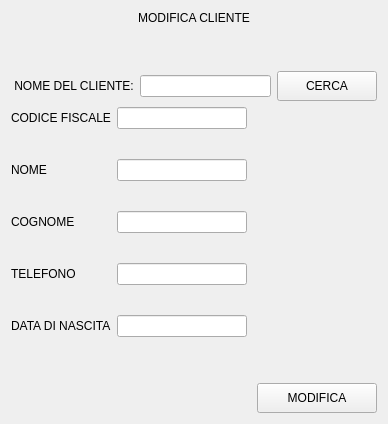
               <widget class="QWidget" name="page_modifica_cliente">
                <layout class="QVBoxLayout" name="verticalLayout_27">
                 <item>
                  <widget class="QLabel" name="label_45">
                   <property name="text">
                    <string>MODIFICA CLIENTE</string>
                   </property>
                   <property name="alignment">
                    <set>Qt::AlignCenter</set>
                   </property>
                  </widget>
                 </item>
                 <item>
                  <spacer name="verticalSpacer_7">
                   <property name="orientation">
                    <enum>Qt::Vertical</enum>
                   </property>
                   <property name="sizeHint" stdset="0">
                    <size>
                     <width>20</width>
                     <height>40</height>
                    </size>
                   </property>
                  </spacer>
                 </item>
                 <item>
                  <layout class="QHBoxLayout" name="horizontalLayout_18">
                   <item>
                    <widget class="QLabel" name="label_46">
                     <property name="text">
                      <string> NOME DEL CLIENTE:</string>
                     </property>
                    </widget>
                   </item>
                   <item>
                    <widget class="QLineEdit" name="mod_cerca_cliente">
                     <property name="text">
                      <string/>
                     </property>
                    </widget>
                   </item>
                   <item>
                    <widget class="QPushButton" name="bt_mod_cerca_cliente">
                     <property name="minimumSize">
                      <size>
                       <width>100</width>
                       <height>30</height>
                      </size>
                     </property>
                     <property name="text">
                      <string>CERCA</string>
                     </property>
                    </widget>
                   </item>
                  </layout>
                 </item>
                 <item>
                  <layout class="QHBoxLayout" name="horizontalLayout_20">
                   <item>
                    <layout class="QVBoxLayout" name="verticalLayout_25">
                     <property name="spacing">
                      <number>30</number>
                     </property>
                     <item>
                      <widget class="QLabel" name="label_47">
                       <property name="text">
                        <string>CODICE FISCALE</string>
                       </property>
                      </widget>
                     </item>
                     <item>
                      <widget class="QLabel" name="label_48">
                       <property name="text">
                        <string>NOME</string>
                       </property>
                      </widget>
                     </item>
                     <item>
                      <widget class="QLabel" name="label_49">
                       <property name="text">
                        <string>COGNOME</string>
                       </property>
                      </widget>
                     </item>
                     <item>
                      <widget class="QLabel" name="label_50">
                       <property name="text">
                        <string>TELEFONO</string>
                       </property>
                      </widget>
                     </item>
                     <item>
                      <widget class="QLabel" name="label_51">
                       <property name="text">
                        <string>DATA DI NASCITA</string>
                       </property>
                      </widget>
                     </item>
                    </layout>
                   </item>
                   <item>
                    <layout class="QVBoxLayout" name="verticalLayout_26">
                     <property name="spacing">
                      <number>30</number>
                     </property>
                     <item>
                      <widget class="QLineEdit" name="mod_codFiscale_cliente"/>
                     </item>
                     <item>
                      <widget class="QLineEdit" name="mod_nome_cliente"/>
                     </item>
                     <item>
                      <widget class="QLineEdit" name="mod_cognome_cliente"/>
                     </item>
                     <item>
                      <widget class="QLineEdit" name="mod_telefono_cliente"/>
                     </item>
                     <item>
                      <widget class="QLineEdit" name="mod_dataDiNascita_cliente"/>
                     </item>
                    </layout>
                   </item>
                   <item>
                    <spacer name="horizontalSpacer_16">
                     <property name="orientation">
                      <enum>Qt::Horizontal</enum>
                     </property>
                     <property name="sizeHint" stdset="0">
                      <size>
                       <width>40</width>
                       <height>20</height>
                      </size>
                     </property>
                    </spacer>
                   </item>
                  </layout>
                 </item>
                 <item>
                  <spacer name="verticalSpacer_8">
                   <property name="orientation">
                    <enum>Qt::Vertical</enum>
                   </property>
                   <property name="sizeHint" stdset="0">
                    <size>
                     <width>20</width>
                     <height>40</height>
                    </size>
                   </property>
                  </spacer>
                 </item>
                 <item>
                  <layout class="QHBoxLayout" name="horizontalLayout_19">
                   <property name="spacing">
                    <number>6</number>
                   </property>
                   <item>
                    <widget class="QLabel" name="signal_modifica_cliente">
                     <property name="minimumSize">
                      <size>
                       <width>200</width>
                       <height>0</height>
                      </size>
                     </property>
                     <property name="text">
                      <string/>
                     </property>
                     <property name="alignment">
                      <set>Qt::AlignCenter</set>
                     </property>
                    </widget>
                   </item>
                   <item>
                    <spacer name="horizontalSpacer_15">
                     <property name="orientation">
                      <enum>Qt::Horizontal</enum>
                     </property>
                     <property name="sizeHint" stdset="0">
                      <size>
                       <width>40</width>
                       <height>20</height>
                      </size>
                     </property>
                    </spacer>
                   </item>
                   <item>
                    <widget class="QPushButton" name="bt_mod_modifica_cliente">
                     <property name="minimumSize">
                      <size>
                       <width>120</width>
                       <height>30</height>
                      </size>
                     </property>
                     <property name="text">
                      <string>MODIFICA</string>
                     </property>
                    </widget>
                   </item>
                  </layout>
                 </item>
                </layout>
               </widget>
